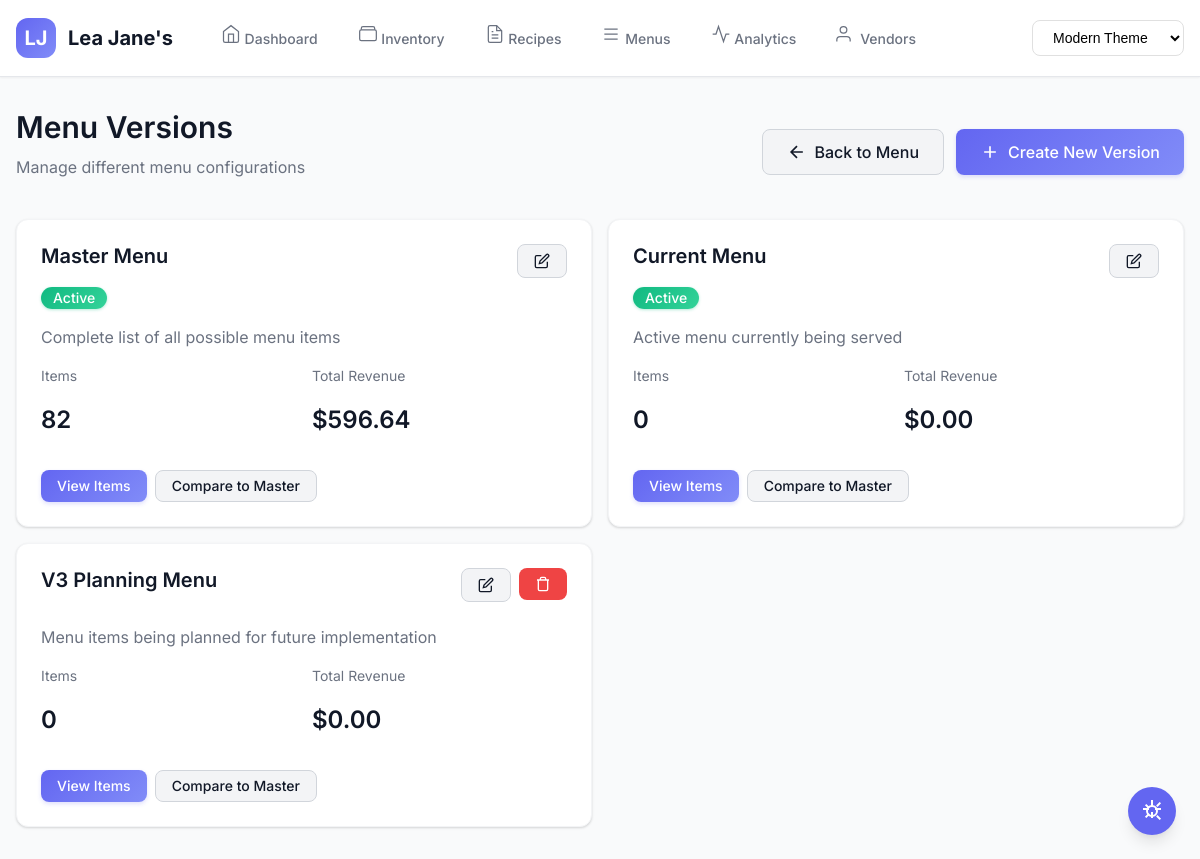
The app's page /menu_items/versions_old_deprecated with its own data.
### tables this page shows
CREATE TABLE "menus_actual" (
    menu_id INTEGER PRIMARY KEY AUTOINCREMENT,
    menu_name TEXT NOT NULL UNIQUE,
    menu_version TEXT NOT NULL, -- "Current", "V3 Planning", "Summer 2025"
    
    -- Menu Status & Timeline
    status TEXT DEFAULT 'Draft' CHECK (status IN ('Draft', 'Testing', 'Active', 'Archived')),
    effective_date DATE,
    end_date DATE,
    
    -- Menu Configuration
    description TEXT,
    target_food_cost REAL DEFAULT 30.0,
    
    -- Audit
    created_at TIMESTAMP DEFAULT CURRENT_TIMESTAMP,
    updated_at TIMESTAMP DEFAULT CURRENT_TIMESTAMP
);

### app.py (the view)
@app.route('/menu_items/versions_old_deprecated')
def menu_versions_page_old():
    with get_db() as conn:
        versions = conn.execute('''
            SELECT mv.*,
                   COUNT(mi.id) as item_count,
                   SUM(mi.menu_price) as total_revenue
            FROM menu_versions mv
            LEFT JOIN menu_items mi ON mv.id = mi.version_id
            GROUP BY mv.id
            ORDER BY mv.id
        ''').fetchall()
    theme = get_theme()
    return render_template(f'menu_versions_{theme}.html', versions=versions)

### app.py (called while the page is built)
def get_db():
    conn = sqlite3.connect(DATABASE)
    conn.row_factory = sqlite3.Row
    return conn

def get_theme():
    theme = request.args.get('theme') or request.cookies.get('theme', 'modern')
    return theme if theme in ['modern', 'neo', 'fam'] else 'modern'

### templates/menu_versions_modern.html (shortened to what this page needs)
{% extends "base_modern.html" %}
{% block content %}
<div class="animate-fade-in">
    <div class="flex items-center justify-between mb-6">
        <div>
            <h1 class="text-3xl font-semibold mb-2">Menu Versions</h1>
            <p class="text-secondary">Manage different menu configurations</p>
        </div>
        <div class="flex gap-3">
            <a href="/menu" class="btn btn-secondary">
                <svg width="20" height="20" viewBox="0 0 24 24" fill="none" stroke="currentColor" stroke-width="2">
                    <path d="M19 12H5m7-7l-7 7 7 7"/>
                </svg>
                Back to Menu
            </a>
            <a href="/menu_items/versions/add" class="btn btn-primary">
                <svg width="20" height="20" viewBox="0 0 24 24" fill="none" stroke="currentColor" stroke-width="2">
                    <path d="M12 5v14m-7-7h14"/>
                </svg>
                Create New Version
            </a>
        </div>
    </div>
    <div class="grid grid-cols-1 grid-cols-2 gap-4">
        {% for version in versions %}
        <div class="card {% if version.is_active %}ring-2 ring-primary{% endif %}">
            <div class="card-body">
                <div class="flex justify-between items-start mb-4">
                    <div>
                        <h3 class="text-xl font-semibold">{{ version.version_name }}</h3>
                        {% if version.is_active %}
                        <span class="badge badge-success">Active</span>
                        {% endif %}
                    </div>
                    <div class="flex gap-2">
                        {% if version.id != 0 %}
                        <a href="/menu_items/versions/edit/{{ version.id }}"
                           class="btn btn-sm btn-secondary">
                            <svg width="16" height="16" viewBox="0 0 24 24" fill="none" stroke="currentColor" stroke-width="2">
                                <path d="M11 4H4a2 2 0 00-2 2v14a2 2 0 002 2h14a2 2 0 002-2v-7"/>
                                <path d="M18.5 2.5a2.121 2.121 0 013 3L12 15l-4 1 1-4 9.5-9.5z"/>
                            </svg>
                        </a>
                        {% if not version.is_active %}
                        <form method="POST" action="/menu_items/versions/delete/{{ version.id }}"
                              class="inline" onsubmit="return confirm('Delete this menu version and all its items?');">
                            <button type="submit" class="btn btn-sm btn-danger">
                                <svg width="16" height="16" viewBox="0 0 24 24" fill="none" stroke="currentColor" stroke-width="2">
                                    <path d="M3 6h18m-2 0v14a2 2 0 01-2 2H7a2 2 0 01-2-2V6m3 0V4a2 2 0 012-2h4a2 2 0 012 2v2"/>
                                </svg>
                            </button>
                        </form>
                        {% endif %}
                        {% endif %}
                    </div>
                </div>
                <p class="text-secondary mb-4">{{ version.description or 'No description' }}</p>
                <div class="grid grid-cols-2 gap-4 text-sm">
                    <div>
                        <p class="text-secondary">Items</p>
                        <p class="text-2xl font-semibold">{{ version.item_count or 0 }}</p>
                    </div>
                    <div>
                        <p class="text-secondary">Total Revenue</p>
                        <p class="text-2xl font-semibold">${{ "%.2f"|format(version.total_revenue or 0) }}</p>
                    </div>
                </div>
                <div class="mt-4 flex gap-2">
                    <a href="/menu?version={{ version.id }}" class="btn btn-sm btn-primary flex-1">
                        View Items
                    </a>
                    {% if version.id != 0 %}
                    <a href="/menu_items/compare?v1=0&v2={{ version.id }}" class="btn btn-sm btn-secondary flex-1">
                        Compare to Master
                    </a>
                    {% endif %}
                </div>
            </div>
        </div>
        {% endfor %}
    </div>
</div>
{% endblock %}

### static/css/design-system.css (style rules this page uses)
:root { --space-unit: 8px; --space-0: 0; --space-1: calc(var(--space-unit) * 0.5); --space-2: var(--space-unit); --space-3: calc(var(--space-unit) * 1.5); --space-4: calc(var(--space-unit) * 2); --space-5: calc(var(--space-unit) * 2.5); --space-6: calc(var(--space-unit) * 3); --space-7: calc(var(--space-unit) * 3.5); --space-8: calc(var(--space-unit) * 4); --space-9: calc(var(--space-unit) * 4.5); --space-10: calc(var(--space-unit) * 5); --space-12: calc(var(--space-unit) * 6); --space-16: calc(var(--space-unit) * 8); --space-20: calc(var(--space-unit) * 10); --space-24: calc(var(--space-unit) * 12); --space-xs: var(--space-1); --space-sm: var(--space-2); --space-md: var(--space-4); --space-lg: var(--space-6); --space-xl: var(--space-8); --space-2xl: var(--space-12); --space-3xl: var(--space-16); --card-padding: var(--space-6); --section-spacing: var(--space-10); --container-padding: var(--space-4); --form-spacing: var(--space-6); --button-padding-x: var(--space-5); --button-padding-y: var(--space-3); --input-padding-x: var(--space-4); --input-padding-y: var(--space-3); }
:root { --text-xs: 0.75rem; --text-sm: 0.875rem; --text-base: 1rem; --text-lg: 1.125rem; --text-xl: 1.25rem; --text-2xl: 1.5rem; --text-3xl: 1.875rem; --text-4xl: 2.25rem; --text-5xl: 3rem; --leading-none: 1; --leading-tight: 1.25; --leading-snug: 1.375; --leading-normal: 1.5; --leading-relaxed: 1.625; --leading-loose: 2; --tracking-tighter: -0.05em; --tracking-tight: -0.025em; --tracking-normal: 0; --tracking-wide: 0.025em; --tracking-wider: 0.05em; --tracking-widest: 0.1em; --font-thin: 100; --font-light: 300; --font-normal: 400; --font-medium: 500; --font-semibold: 600; --font-bold: 700; --font-extrabold: 800; --font-black: 900; }
:root { --radius-none: 0; --radius-sm: 0.125rem; --radius-base: 0.25rem; --radius-md: 0.375rem; --radius-lg: 0.5rem; --radius-xl: 0.75rem; --radius-2xl: 1rem; --radius-3xl: 1.5rem; --radius-full: 9999px; --button-radius: var(--radius-lg); --card-radius: var(--radius-xl); --input-radius: var(--radius-lg); --badge-radius: var(--radius-full); --modal-radius: var(--radius-2xl); }
:root { --shadow-xs: 0 1px 2px 0 rgb(0 0 0 / 0.05); --shadow-sm: 0 1px 3px 0 rgb(0 0 0 / 0.1), 0 1px 2px -1px rgb(0 0 0 / 0.1); --shadow-base: 0 4px 6px -1px rgb(0 0 0 / 0.1), 0 2px 4px -2px rgb(0 0 0 / 0.1); --shadow-md: 0 10px 15px -3px rgb(0 0 0 / 0.1), 0 4px 6px -4px rgb(0 0 0 / 0.1); --shadow-lg: 0 20px 25px -5px rgb(0 0 0 / 0.1), 0 8px 10px -6px rgb(0 0 0 / 0.1); --shadow-xl: 0 25px 50px -12px rgb(0 0 0 / 0.25); --shadow-2xl: 0 30px 60px -15px rgb(0 0 0 / 0.3); --shadow-inner: inset 0 2px 4px 0 rgb(0 0 0 / 0.05); --shadow-none: 0 0 #0000; --card-shadow: var(--shadow-base); --button-shadow: var(--shadow-sm); --dropdown-shadow: var(--shadow-lg); --modal-shadow: var(--shadow-xl); }
:root { --duration-75: 75ms; --duration-100: 100ms; --duration-150: 150ms; --duration-200: 200ms; --duration-300: 300ms; --duration-500: 500ms; --duration-700: 700ms; --duration-1000: 1000ms; --ease-linear: linear; --ease-in: cubic-bezier(0.4, 0, 1, 1); --ease-out: cubic-bezier(0, 0, 0.2, 1); --ease-in-out: cubic-bezier(0.4, 0, 0.2, 1); --transition-base: all var(--duration-200) var(--ease-in-out); --transition-fast: all var(--duration-150) var(--ease-in-out); --transition-slow: all var(--duration-300) var(--ease-in-out); }
:root { --z-0: 0; --z-10: 10; --z-20: 20; --z-30: 30; --z-40: 40; --z-50: 50; --z-auto: auto; --z-dropdown: 1000; --z-sticky: 1020; --z-fixed: 1030; --z-modal-backdrop: 1040; --z-modal: 1050; --z-popover: 1060; --z-tooltip: 1070; }
:root { --screen-xs: 375px; --screen-sm: 640px; --screen-md: 768px; --screen-lg: 1024px; --screen-xl: 1280px; --screen-2xl: 1536px; --screen-3xl: 1920px; --screen-4xl: 2560px; --screen-5xl: 3840px; }
.mt-4 { margin-top: var(--space-4) !important; }
.mb-2 { margin-bottom: var(--space-2) !important; }
.mb-4 { margin-bottom: var(--space-4) !important; }
.mb-6 { margin-bottom: var(--space-6) !important; }
.gap-2 { gap: var(--space-2) !important; }
.gap-3 { gap: var(--space-3) !important; }
.gap-4 { gap: var(--space-4) !important; }
.text-sm { font-size: var(--text-sm) !important; }
.text-xl { font-size: var(--text-xl) !important; }
.text-2xl { font-size: var(--text-2xl) !important; }
.text-3xl { font-size: var(--text-3xl) !important; }
.font-semibold { font-weight: var(--font-semibold) !important; }
.inline { display: inline !important; }
.flex { display: flex !important; }
.grid { display: grid !important; }

### records on screen
menus_actual: version_name "Master Menu", shows "Active", description "Complete list of all possible menu items", item_count "82", total_revenue "596.64"
menus_actual: version_name "Current Menu", shows "Active", description "Active menu currently being served", item_count "0", total_revenue "0.00"
menus_actual: version_name "V3 Planning Menu", description "Menu items being planned for future implementation", item_count "0", total_revenue "0.00"
